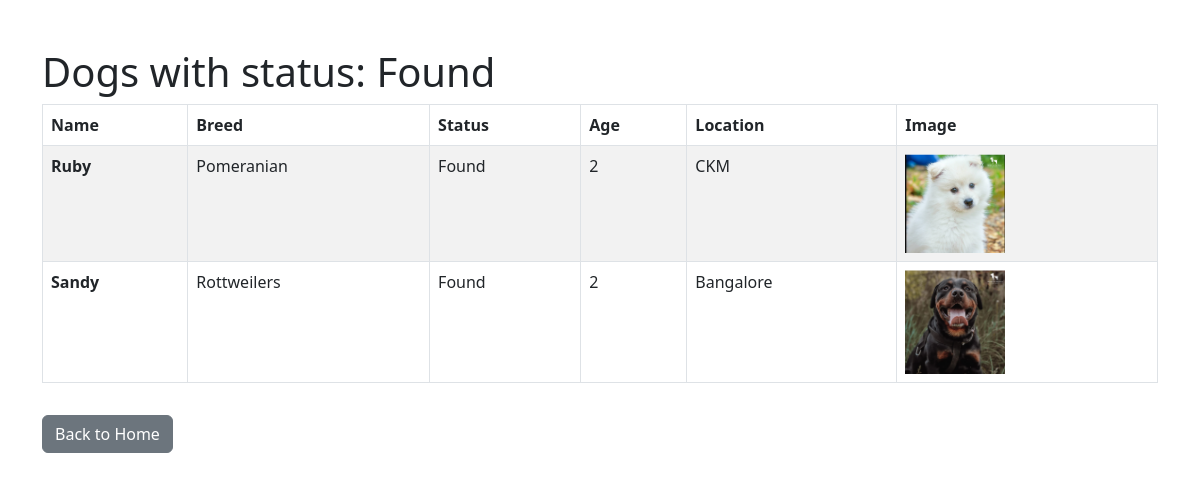
The app's page /dogs/status/Found/ with its own data.
### rescue/models.py (models this page shows, shortened)
class Dog(models.Model):
    name = models.CharField(max_length=100)
    breed = models.CharField(max_length=50)
    color = models.CharField(max_length=50)
    age = models.IntegerField()
    status = models.CharField(max_length=20, choices=[
        ('Missing', 'Missing'),
        ('Found', 'Found'),
        ('Adopted', 'Adopted')
    ])
    location = models.CharField(max_length=100)
    image = models.ImageField(upload_to='dog_images/')

### rescue/views.py (the view)
# urls.py: path('dogs/status/<str:status>/', views.dogs_by_status, name='dogs_by_status'),
def dogs_by_status(request, status):
    dogs = Dog.objects.filter(status=status)
    context = {
        'dogs': dogs,
        'status': status
    }
    return render(request, 'dogs_by_status.html', context)

### rescue/templates/dogs_by_status.html (shortened to what this page needs)
<!DOCTYPE html>
<html>
<head>
    <link rel="stylesheet" href="https://cdn.jsdelivr.net/npm/bootstrap@5.3.0/dist/css/bootstrap.min.css">
</head>
<body>
    <div class="container mt-5">
        <h1>Dogs with status: {{ status }}</h1>
        {% if dogs %}
            <table class="table table-bordered table-striped">
                <thead>
                    <tr>
                        <th>Name</th>
                        <th>Breed</th>
                        <th>Status</th>
                        <th>Age</th>
                        <th>Location</th>
                        <th>Image</th>
                    </tr>
                </thead>
                <tbody>
                {% for dog in dogs %}
                    <tr>
                        <td><strong>{{ dog.name }}</strong></td>
                        <td>{{ dog.breed }}</td>
                        <td>{{ dog.status }}</td>
                        <td>{{ dog.age }}</td>
                        <td>{{ dog.location }}</td>
                        <td>
                            {% if dog.image %}
                                <img src="{{ dog.image.url }}" alt="Dog Image" style="max-width: 100px;">
                            {% else %}
                                No Image
                            {% endif %}
                        </td>
                    </tr>
                {% endfor %}
                </tbody>
            </table>
        {% else %}
            <p>No dogs found with the status "{{ status }}".</p>
        {% endif %}
        <a href="{% url 'home' %}" class="btn btn-secondary mt-3">Back to Home</a>
    </div>
</body>
</html>

### records on screen
Dog: name "Ruby", breed "Pomeranian", status "Found", age "2", location "CKM", image (picture)
Dog: name "Sandy", breed "Rottweilers", status "Found", age "2", location "Bangalore", image (picture)

### other values on screen
{{ status }} "Found"
